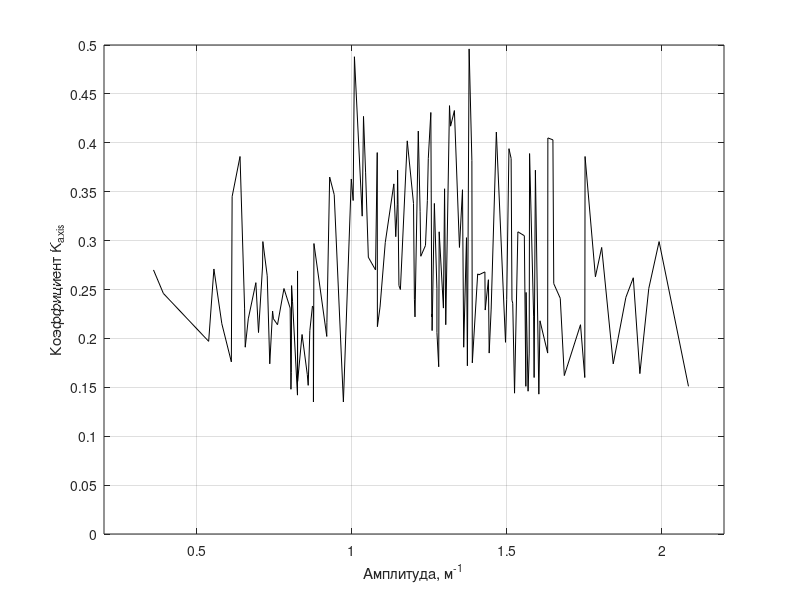
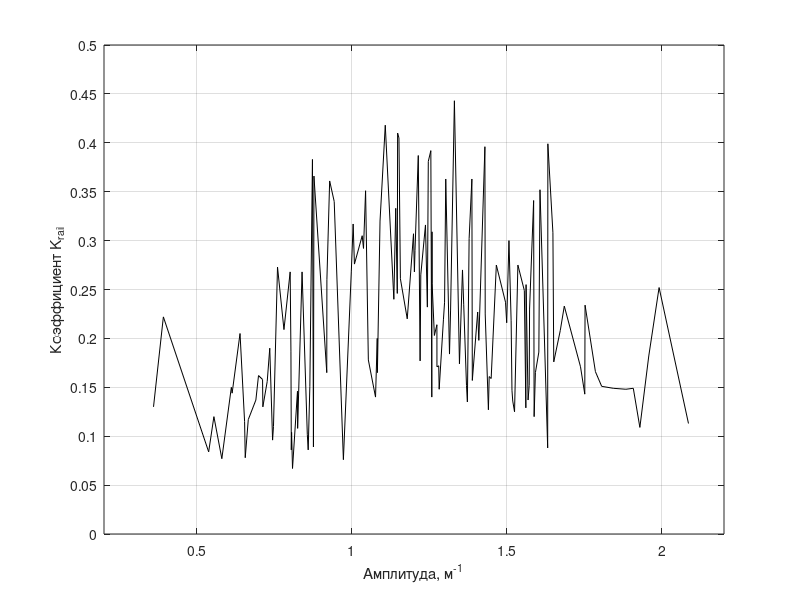
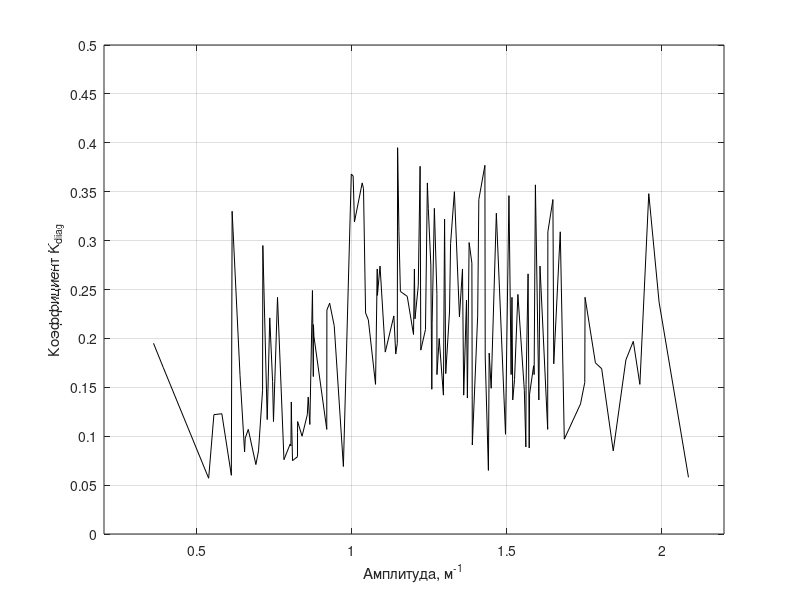
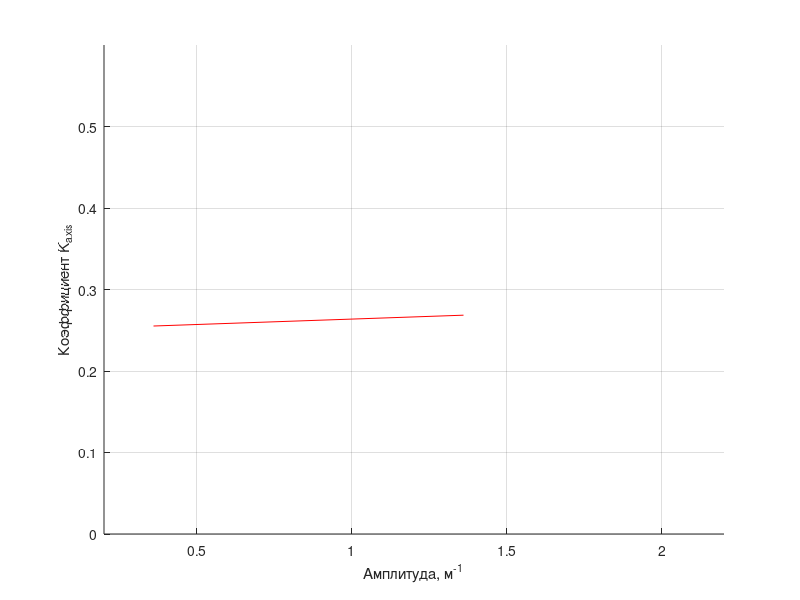

Write MATLAB code to recreate these figures, in order.
%% 
clear; close all; clc 
%%
load('koef.txt')
roef_sort = sortrows(koef, 4);

K_axis = roef_sort(:,1);
K_rail = roef_sort(:,2);
K_diag = roef_sort(:,3);

K_axis_m = mean(K_axis);
K_rail_m = mean(K_rail);
K_diag_m = mean(K_diag);

%%
% K_axis = rmoutliers(K_axis, 'mean');
% K_rail = rmoutliers(K_rail, 'mean');
% K_diag = rmoutliers(K_diag, 'mean');

%%%%%%%%%%%%%%%%%%%%%%%%%%%%%%%%%%%%%%%%%%%%%%%%%%%%%%%%%%%%%%%%%%%%%%%%%%%
figure(1)
plot(roef_sort(:,4), K_axis, "k")
xlabel("Амплитуда, м^{-1}")
ylabel("Коэффициент K_{axis}")
xlim([0.2 2.2])
ylim([0 0.5])
% legend('axis')
grid on
set(gca, 'YTick', 0:0.05:1)
% set(gca, 'XTick', 0:0.5:7)

% 2
figure(2)
plot(roef_sort(:,4), K_rail, "k")
xlabel("Амплитуда, м^{-1}")
ylabel("Коэффициент K_{rail}")
xlim([0.2 2.2])
ylim([0 0.5])
% legend('rail')
grid on
set(gca, 'YTick', 0:0.05:1)
% set(gca, 'XTick', 0:0.5:7)

figure(3)
plot(roef_sort(:,4), K_diag, "k")
xlabel("Амплитуда, м^{-1}")
ylabel("Коэффициент K_{diag}")
xlim([0.2 2.2])
ylim([0 0.5])
% legend('diag')
grid on
set(gca, 'YTick', 0:0.05:1)
% set(gca, 'XTick', 0:0.5:7)


x = roef_sort(:,4);
x_a = x(1):1:x(end);

%%%%%%%%%%%%%%%%%%%%%%%%%%%%%%%%%%%%%%%%%%%%%%%%%%%%%%%%%%%%%%%%%%%%%%%%%%%
% 1
p1 = polyfit(x,K_axis, 1);
y1 = polyval(p1,x_a);
figure(4)
hold on
plot(x_a, y1, "r")
xlabel("Амплитуда, м^{-1}")
ylabel("Коэффициент K_{axis}")
xlim([0.2 2.2])
ylim([0 0.6])
% plot(roef_sort(:,4), K_axis, "k")
% legend('axis')
grid on
% set(gca, 'YTick', 0:0.05:1)

% 2
p2 = polyfit(x,K_rail, 1);
y2 = polyval(p2,x_a);
figure(5)
hold on
plot(x_a, y2, "r")
xlabel("Амплитуда, м^{-1}")
ylabel("Коэффициент K_{rail}")
xlim([0.2 2.2])
ylim([0 0.6])
% plot(roef_sort(:,4), K_rail, "k")
% legend('rail')
grid on
% set(gca, 'YTick', 0:0.05:1)
% 
% 
p3 = polyfit(x, K_diag, 1);
y3 = polyval(p3,x_a);
figure(6)
hold on
plot(x_a, y3, "r")
xlabel("Амплитуда, м^{-1}")
ylabel("Коэффициент K_{diag}")
xlim([0.2 2.2])
ylim([0 0.6])
% plot(roef_sort(:,4), [K_diag; K_diag(1)], "k")
% legend('diag')
grid on
% set(gca, 'YTick', 0:0.05:1)

% K_axis_m = mean(K_axis);
% K_rail_m = mean(K_rail);
% K_diag_m = mean(K_diag);
close(4:6)


figure
line([0.3597 2.0854], [0.255202 0.268489], 'Color', 'r'); 
xlabel("Амплитуда, м^{-1}")
ylabel("Коэффициент K_{axis}")
xlim([0.2 2.2])
ylim([0 0.5])
grid on
set(gca, 'YTick', 0:0.05:1)

figure
line([0.3597 2.0854], [0.177086 0.217052], 'Color', 'r'); 
xlabel("Амплитуда, м^{-1}")
ylabel("Коэффициент K_{rail}")
xlim([0.2 2.2])
ylim([0 0.5])
grid on
set(gca, 'YTick', 0:0.05:1)

figure
line([0.3597 2.0854], [0.155968 0.207141], 'Color', 'r'); 
xlabel("Амплитуда, м^{-1}")
ylabel("Коэффициент K_{diag}")
xlim([0.2 2.2])
ylim([0 0.5])
grid on
set(gca, 'YTick', 0:0.05:1)